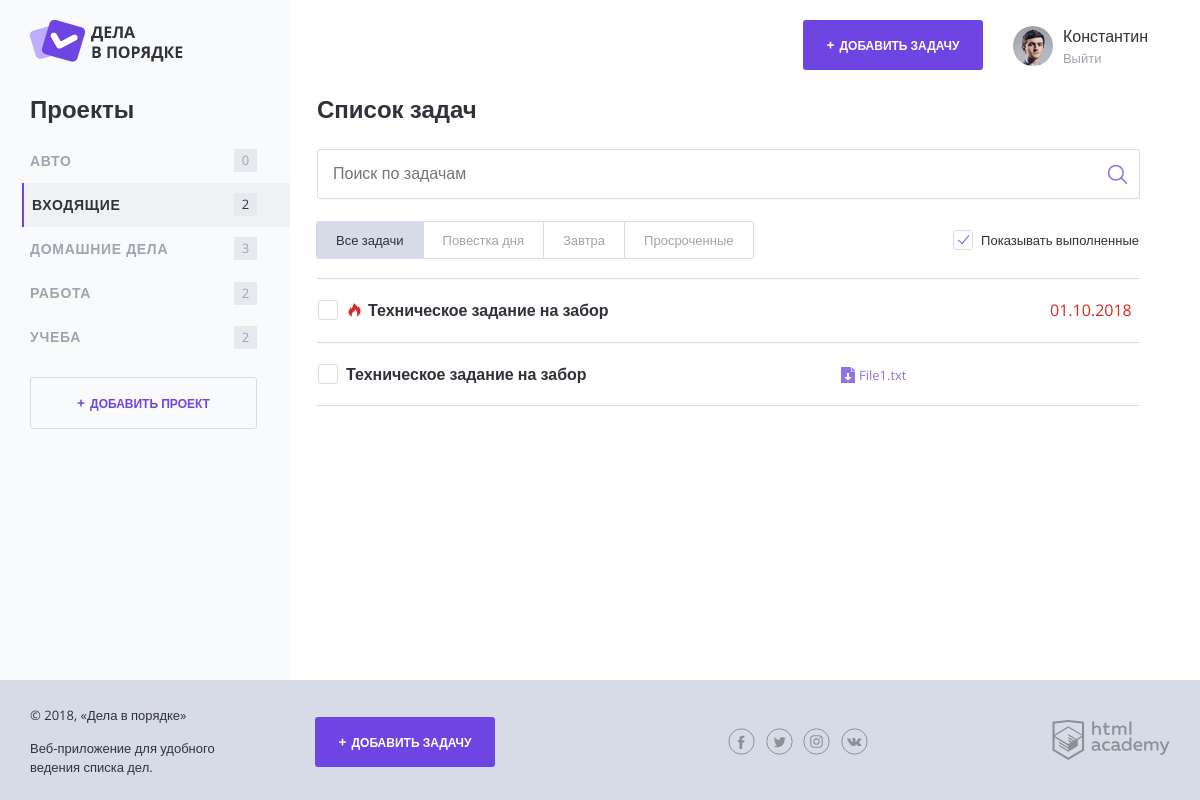
The page /?project_id=1 on the database its author committed.
### tables this page shows
CREATE TABLE IF NOT EXISTS `projects` (
  `id` int(10) unsigned NOT NULL AUTO_INCREMENT COMMENT 'Идентификатор',
  `id_user` int(10) unsigned NOT NULL COMMENT 'Идентификатор Пользователя',
  `project_name` varchar(255) NOT NULL COMMENT 'Наименование Проекта',
  PRIMARY KEY (`id`),
  KEY `FK_projects_users` (`id_user`),
  FULLTEXT KEY `project_name` (`project_name`),
  CONSTRAINT `FK_projects_users` FOREIGN KEY (`id_user`) REFERENCES `users` (`id`)
);

CREATE TABLE IF NOT EXISTS `tasks` (
  `id` int(10) unsigned NOT NULL AUTO_INCREMENT COMMENT 'Идентификатор',
  `id_user` int(10) unsigned NOT NULL COMMENT 'Идентификатор Пользователя',
  `id_project` int(10) unsigned NOT NULL COMMENT 'Идентификатор Проекта',
  `date_create` datetime NOT NULL COMMENT 'Дата создания Задачи',
  `date_completion` datetime NOT NULL COMMENT 'Дата и время, когда задача была выполнена',
  `status` bit(1) NOT NULL DEFAULT b'0' COMMENT 'Число (1 или 0), означающее, была ли выполнена задача. По умолчанию ноль.',
  `task_name` varchar(255) NOT NULL COMMENT 'Название задачи',
  `file_name` varchar(255) NOT NULL COMMENT 'Ссылка на файл',
  `date_deadline` datetime NOT NULL COMMENT 'Дата и время, до которого задача должна быть выполнена',
  PRIMARY KEY (`id`),
  KEY `FK_tasks_users` (`id_user`),
  KEY `FK_tasks_projects` (`id_project`),
  FULLTEXT KEY `task_name` (`task_name`),
  CONSTRAINT `FK_tasks_projects` FOREIGN KEY (`id_project`) REFERENCES `projects` (`id`),
  CONSTRAINT `FK_tasks_users` FOREIGN KEY (`id_user`) REFERENCES `users` (`id`)
);

### functions.php (called while the page is built, shortened)
<?php
function include_template($name, $data) {
    $name = "templates/" . $name;
    extract($data);
    require_once $name;
    $result = ob_get_clean();
    return $result;
}
function isImportant($checking_date) {
    $marker = "";
    if ($checking_date !="1970-01-01 00:00:00") {
        $checking_timestamp = strtotime($checking_date);
        $now = time();
        $checking_timestamp = floor(($checking_timestamp - $now)/3600);
        if ($checking_timestamp <= 24) {
            $marker = "task--important";
        }
    }
    return $marker;
}
function showDate($DateTime) {
    global $dateFormat;
    if($DateTime == "1970-01-01 00:00:00") {
        $showDate = "";
    } else {
        $showDate = date_create($DateTime);
        $showDate = date_format($showDate, $dateFormat);
    }
    return $showDate;
}
?>

### templates/layout.php (the view, shortened to what this page needs)
<!DOCTYPE html>
<html lang="ru">
<head>
    <link rel="stylesheet" href="css/normalize.css">
    <link rel="stylesheet" href="css/style.css">
    <link rel="stylesheet" href="css/flatpickr.min.css">
</head>
<body>
<div class="page-wrapper">
    <div class="container container--with-sidebar">
        <header class="main-header">
            <a href="/">
                <img src="img/logo.png" width="153" height="42" alt="Логотип Дела в порядке">
            </a>
            <div class="main-header__side">
                <a class="main-header__side-item button button--plus open-modal" href="add.php">Добавить задачу</a>
                <div class="main-header__side-item user-menu">
                    <div class="user-menu__image">
                        <img src="img/user-pic.jpg" width="40" height="40" alt="Пользователь">
                    </div>
                    <div class="user-menu__data">
                        <p>Константин</p>
                        <a href="#">Выйти</a>
                    </div>
                </div>
            </div>
        </header>
        <div class="content">
            <section class="content__side">
                <h2 class="content__side-heading">Проекты</h2>
                <nav class="main-navigation">
                    <ul class="main-navigation__list">
                        <?php foreach ($projectList as $key => $val) { ?>
                            <?php if ($active_project == $val["id"]) { ?>
                                <li class="main-navigation__list-item main-navigation__list-item--active">
                            <?php } else { ?>
                                <li class="main-navigation__list-item">
                            <?php }?>
                                <a class="main-navigation__list-item-link" href="/?project_id=<?=$val["id"]; ?>"><?=htmlspecialchars($val["project_name"]); ?></a>
                                <span class="main-navigation__list-item-count">
                                    <?=$val["task_count"]; ?>
                                </span>
                            </li>
                        <?php } ?>
                    </ul>
                </nav>
                <a class="button button--transparent button--plus content__side-button"
                   href="addproject.php" target="project_add">Добавить проект</a>
            </section>
            <main class="content__main"><?= $page_content; ?></main>
        </div>
    </div>
</div>
<footer class="main-footer">
    <div class="container">
        <div class="main-footer__copyright">
            <p>© 2018, «Дела в порядке»</p>
            <p>Веб-приложение для удобного ведения списка дел.</p>
        </div>
        <a class="main-footer__button button button--plus" href="add.php">Добавить задачу</a>
        <div class="main-footer__social social">
            <a class="social__link social__link--facebook" href="#">
            </a>
            <a class="social__link social__link--twitter" href="#">
            </a>
            <a class="social__link social__link--instagram" href="#">
            </a>
            <a class="social__link social__link--vkontakte" href="#">
            </a>
        </div>
        <div class="main-footer__developed-by">
            <a href="https://htmlacademy.ru/intensive/php">
                <img src="img/htmlacademy.svg" alt="HTML Academy" width="118" height="40">
            </a>
        </div>
    </div>
</footer>
</body>
</html>

### templates/index.php (shortened to what this page needs)
<h2 class="content__main-heading">Список задач</h2>
<form class="search-form" action="index.php" method="post">
    <input class="search-form__input" type="text" name="" value="" placeholder="Поиск по задачам">
    <input class="search-form__submit" type="submit" name="" value="Искать">
</form>
<div class="tasks-controls">
    <nav class="tasks-switch">
        <a href="/" class="tasks-switch__item tasks-switch__item--active">Все задачи</a>
        <a href="/" class="tasks-switch__item">Повестка дня</a>
        <a href="/" class="tasks-switch__item">Завтра</a>
        <a href="/" class="tasks-switch__item">Просроченные</a>
    </nav>
    <label class="checkbox">
        <span class="checkbox__text">Показывать выполненные</span>
    </label>
</div>
<table class="tasks">
    <?php foreach ($taskList as $key => $val) { ?>
        <?php if($val["status"] == 1) { ?>
            <?php if ($show_complete_tasks) { ?>
                <tr class="tasks__item task task--completed">
                    <td class="task__select">
                        <label class="checkbox task__checkbox">
                            <input class="checkbox__input visually-hidden" type="checkbox" checked>
                            <span class="checkbox__text"><?=htmlspecialchars($val["task_name"]);?></span>
                        </label>
                    </td>
                    <td class="task__file">
                        <?php if ($val["file_name"] != "") { ?>
                            <a class="download-link" href="uploads/<?=$val["file_name"]?>" download><?=htmlspecialchars($val["file_name"]);?></a>
                        <?php } ?>
                    </td>
                    <td class="task__date"><?=showDate($val["date_deadline"]);?></td>
                </tr>
            <?php } ?>
        <?php } else { ?>
            <tr class="tasks__item task <?=isImportant($val["date_deadline"]);?>">
                <td class="task__select">
                    <label class="checkbox task__checkbox">
                        <span class="checkbox__text"><?=htmlspecialchars($val['task_name']);?></span>
                    </label>
                </td>
                <td class="task__file">
                    <?php if ($val["file_name"] != "") { ?>
                        <a class="download-link" href="uploads/<?=$val["file_name"]?>" download><?=htmlspecialchars($val["file_name"]);?></a>
                    <?php } ?>
                </td>
                <td class="task__date"><?=showDate($val["date_deadline"]);?></td>
            </tr>
        <?php } ?>
        <?php
    } ?>
</table>

### rows shown on the page
projects: project_name "АВТО", task_count "0"
projects: project_name "ВХОДЯЩИЕ", task_count "2"
projects: project_name "ДОМАШНИЕ ДЕЛА", task_count "3"
projects: project_name "РАБОТА", task_count "2"
projects: project_name "УЧЕБА", task_count "2"
tasks: task_name "Техническое задание на забор", date_deadline "01.10.2018"
tasks: task_name "Техническое задание на забор", file_name "File1.txt"
